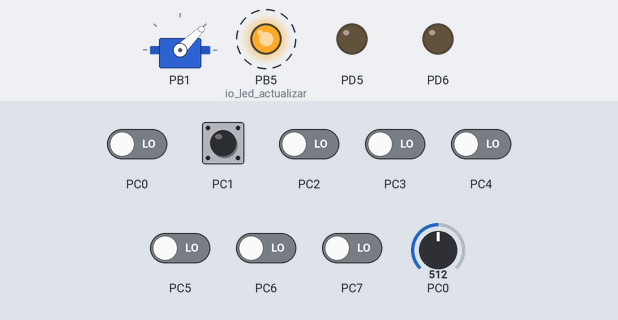
Bench run of a program on a simulated ATmega328P, built with avr-gcc and emulated at 16 MHz. On the bench: servo, output pins drawn as LEDs (lit = HIGH). Dashed ring = blinking. The test bench sets the inputs (shaded band); at power-on: PC1 HIGH, PC0, PC2–7 LOW, PC0 = 512. Sleep ends after the set time or at an interrupt; servo pulses on a pin are drawn as a servo (544–2400 µs = 0–180°); pins used as bus, display or sensor lines are not drawn; what the program prints to the serial monitor is not drawn.

Above: at 1.2 s.
1.3 s: PC0 set to 490
3.5 s: PC1 pulled LOW for 1 s
6.0 s: PC0 set to 510
8.5 s: PC1 pulled LOW for 1 s
Timing chart, 0 to 12.0 s (numbered marks = the images above; inputs shaded):
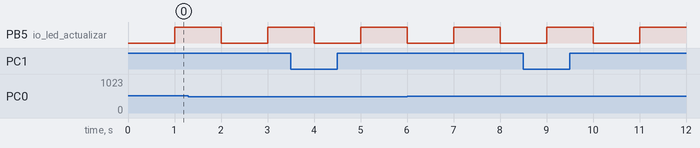

The program:

main.c
```c
#include <avr/io.h>
#include <avr/interrupt.h>

#include "temporizadores.h"
#include "energia.h"
#include "io_robot.h"
#include "adc.h"
#include "pwm.h"
#include "pinza.h"
#include "bluetooth.h"
#include "fsm.h"

int main(void) {
    // 1. Inicialización de periféricos y hardware
    temporizadores_init();
    energia_init();
    io_robot_init();
    adc_init();
    pwm_init();
    pinza_init();
    bluetooth_init();
    fsm_init();

    // 2. Habilitar interrupciones globales
    sei();

    trama_cmd_t trama_actual;
    uint16_t adc_raw = 0;
    uint8_t vbat_dv = 84; // ~8.4 V inicial

    uint32_t t_ultimo_servo = 0;
    uint32_t t_ultimo_adc   = 0;
    uint32_t t_ultima_telemetria = 0;

    while (1) {
        // Alimentar Watchdog Timer
        energia_wdt_reset();

        uint32_t ms_actual = millis();

        // 3. Recepción y decodificación de tramas Bluetooth
        bool nueva_trama = bluetooth_obtener_trama(&trama_actual, ms_actual);

        // 4. Lectura del sensor final de carrera
        bool objeto_sujeto = io_pinza_detectada();

        // 5. Tarea periódica ADC (cada 100 ms)
        if (ms_actual - t_ultimo_adc >= 100) {
            t_ultimo_adc = ms_actual;
            adc_iniciar_conversion();
        }
        if (adc_obtener_resultado(&adc_raw)) {
            vbat_dv = adc_convertir_bateria_dv(adc_raw);
        }

        // 6. Tarea periódica de la pinza (cada 20 ms)
        if (ms_actual - t_ultimo_servo >= 20) {
            t_ultimo_servo = ms_actual;
            pinza_tarea_20ms();
        }

        // 7. Actualización de la Máquina de Estados (FSM)
        fsm_update(&trama_actual, nueva_trama, vbat_dv, ms_actual);

        // 8. Actualización del LED indicador de estado
        estado_robot_t st = fsm_obtener_estado();
        io_led_actualizar((uint8_t)st, ms_actual);

        // 9. Telemetría a la App móvil (cada 500 ms)
        if (ms_actual - t_ultima_telemetria >= 500) {
            t_ultima_telemetria = ms_actual;
            uint8_t flags = objeto_sujeto ? 0x01 : 0x00;
            bluetooth_enviar_telemetria(vbat_dv, (uint8_t)st, flags);
        }

        // 10. Ahorro de energía en espera IDLE
        energia_dormir_idle();
    }

    return 0;
}
```

adc.c
```c
#include "adc.h"
#include <avr/io.h>
#include <avr/interrupt.h>
#include <util/atomic.h>

// Factor de escala en punto fijo para divisor de tensión R1=10k, R2=4.7k, Vref=5.0V
#define K_DIVISOR_DV 1527UL

static volatile uint16_t adc_valor_raw = 0;
static volatile bool adc_listo = false;

ISR(ADC_vect) {
    adc_valor_raw = ADC;
    adc_listo = true;
}

void adc_init(void) {
    // Configurar PC0 (ADC0) como entrada analógica sin pull-up
    DDRC &= ~(1 << DDC0);
    PORTC &= ~(1 << PORTC0);

    // REFS0 = 1 (Vref = AVcc), Canal ADC0 (MUX3..0 = 0000)
    ADMUX = (1 << REFS0);

    // ADEN = 1 (Habilitar ADC), ADIE = 1 (Habilitar interrupción), Prescaler = 128 (125 kHz a 16 MHz)
    ADCSRA = (1 << ADEN) | (1 << ADIE) | (1 << ADPS2) | (1 << ADPS1) | (1 << ADPS0);
    ADCSRB = 0;

    adc_valor_raw = 0;
    adc_listo = false;
}

void adc_iniciar_conversion(void) {
    if (!(ADCSRA & (1 << ADSC))) {
        ADCSRA |= (1 << ADSC);
    }
}

bool adc_obtener_resultado(uint16_t *resultado) {
    bool listo = false;
    ATOMIC_BLOCK(ATOMIC_RESTORESTATE) {
        if (adc_listo) {
            *resultado = adc_valor_raw;
            adc_listo = false;
            listo = true;
        }
    }
    return listo;
}

uint8_t adc_convertir_bateria_dv(uint16_t raw) {
    // Cálculo en 32 bits: (raw * 1527) / 10000 -> Decivoltios
    return (uint8_t)(((uint32_t)raw * K_DIVISOR_DV) / 10000);
}
```

adc.h
```c
#ifndef ADC_H_
#define ADC_H_

#include <stdint.h>
#include <stdbool.h>

// Inicializa ADC0 (PC0) con Vref = AVCC, prescaler 128 e interrupción por conversión completada
void adc_init(void);

// Inicia una conversión analógica en segundo plano (no bloqueante)
void adc_iniciar_conversion(void);

// Obtiene la lectura bruta del ADC (10 bits) de forma atómica. Devuelve true si hay un dato listo.
bool adc_obtener_resultado(uint16_t *resultado);

// Convierte la lectura de 10 bits a decivoltios de batería (ej. 84 = 8.4 V)
uint8_t adc_convertir_bateria_dv(uint16_t raw);

#endif /* ADC_H_ */
```

bluetooth.c
```c
#include "bluetooth.h"
#include <avr/io.h>
#include <avr/interrupt.h>
#include <util/atomic.h>

#define START_BYTE 0xAA
#define TELEMETRIA_BYTE 0xBB
#define RX_BUF_SIZE 32
#define TX_BUF_SIZE 32
#define TIMEOUT_BYTE_MS 100

static volatile uint8_t rx_buf[RX_BUF_SIZE];
static volatile uint8_t rx_head = 0, rx_tail = 0;

static volatile uint8_t tx_buf[TX_BUF_SIZE];
static volatile uint8_t tx_head = 0, tx_tail = 0;

ISR(USART_RX_vect) {
    uint8_t b = UDR0;
    uint8_t next = (rx_head + 1) % RX_BUF_SIZE;
    if (next != rx_tail) {
        rx_buf[rx_head] = b;
        rx_head = next;
    }
}

ISR(USART_UDRE_vect) {
    if (tx_tail == tx_head) {
        UCSR0B &= ~(1 << UDRIE0); // Deshabilitar interrupción cuando el buffer esté vacío
    } else {
        UDR0 = tx_buf[tx_tail];
        tx_tail = (tx_tail + 1) % TX_BUF_SIZE;
    }
}

void bluetooth_init(void) {
    // Baudrate 9600 bps para F_CPU = 16 MHz -> UBRR0 = 103
    UBRR0H = 0;
    UBRR0L = 103;

    UCSR0A = 0;
    UCSR0C = (1 << UCSZ01) | (1 << UCSZ00); // 8 bits de datos, 1 bit de parada
    UCSR0B = (1 << RXEN0) | (1 << TXEN0) | (1 << RXCIE0); // Habilitar RX, TX e interrupción RX
}

static bool rx_read_byte(uint8_t *b) {
    bool ok = false;
    ATOMIC_BLOCK(ATOMIC_RESTORESTATE) {
        if (rx_tail != rx_head) {
            *b = rx_buf[rx_tail];
            rx_tail = (rx_tail + 1) % RX_BUF_SIZE;
            ok = true;
        }
    }
    return ok;
}

bool bluetooth_obtener_trama(trama_cmd_t *trama_out, uint32_t ms_actual) {
    static uint8_t estado_parser = 0;
    static uint8_t cmd = 0, d1 = 0, d2 = 0;
    static uint32_t t_ultimo_byte = 0;
    uint8_t b;

    // Timeout de descarte por trama trunca (100 ms)
    if (estado_parser != 0 && (ms_actual - t_ultimo_byte > TIMEOUT_BYTE_MS)) {
        estado_parser = 0;
    }

    while (rx_read_byte(&b)) {
        t_ultimo_byte = ms_actual;

        switch (estado_parser) {
            case 0: // Esperar byte de inicio 0xAA
                if (b == START_BYTE) estado_parser = 1;
                break;
            case 1: // CMD
                cmd = b;
                estado_parser = 2;
                break;
            case 2: // D1
                d1 = b;
                estado_parser = 3;
                break;
            case 3: // D2
                d2 = b;
                estado_parser = 4;
                break;
            case 4: // Checksum XOR
                estado_parser = 0;
                if (b == (cmd ^ d1 ^ d2)) {
                    trama_out->cmd = cmd;
                    trama_out->d1  = d1;
                    trama_out->d2  = d2;
                    return true;
                }
                break;
        }
    }
    return false;
}

void bluetooth_enviar_telemetria(uint8_t vbat_dv, uint8_t estado, uint8_t flags) {
    uint8_t chk = TELEMETRIA_BYTE ^ vbat_dv ^ estado ^ flags;
    uint8_t paquete[5] = { TELEMETRIA_BYTE, vbat_dv, estado, flags, chk };

    ATOMIC_BLOCK(ATOMIC_RESTORESTATE) {
        for (uint8_t i = 0; i < 5; i++) {
            uint8_t next = (tx_head + 1) % TX_BUF_SIZE;
            if (next != tx_tail) {
                tx_buf[tx_head] = paquete[i];
                tx_head = next;
            }
        }
        UCSR0B |= (1 << UDRIE0); // Habilitar interrupción de transmisión
    }
}
```

bluetooth.h
```c
#ifndef BLUETOOTH_H_
#define BLUETOOTH_H_

#include <stdint.h>
#include <stdbool.h>

typedef struct {
    uint8_t cmd;
    uint8_t d1;
    uint8_t d2;
} trama_cmd_t;

// Inicializa el puerto serie USART0 a 9600 baudios con interrupciones RX/TX y Ring Buffers
void bluetooth_init(void);

// Procesa el Ring Buffer serie y decodifica la trama oficial UTEC [0xAA, CMD, D1, D2, CHK]
bool bluetooth_obtener_trama(trama_cmd_t *trama_out, uint32_t ms_actual);

// Transmite la trama de telemetría [0xBB, Vbat, Estado, Flags, CHK] sin bloquear
void bluetooth_enviar_telemetria(uint8_t vbat_dv, uint8_t estado, uint8_t flags);

#endif /* BLUETOOTH_H_ */
```

energia.c
```c
#include "energia.h"
#include <avr/io.h>
#include <avr/wdt.h>
#include <avr/sleep.h>
#include <avr/interrupt.h>

void energia_init(void) {
    // 1. Reducción de potencia: deshabilitar SPI y TWI (I2C) en PRR
    PRR |= (1 << PRSPI) | (1 << PRTWI);

    // 2. Configurar Watchdog Timer a 8 segundos
    MCUSR &= ~(1 << WDRF);
    WDTCSR |= (1 << WDCE) | (1 << WDE);
    WDTCSR = (1 << WDE) | (1 << WDP3) | (1 << WDP0); // ~8 segundos
}

void energia_wdt_reset(void) {
    wdt_reset();
}

void energia_dormir_idle(void) {
    set_sleep_mode(SLEEP_MODE_IDLE);
    sleep_enable();
    sleep_cpu();
    sleep_disable();
}
```

energia.h
```c
#ifndef ENERGIA_H_
#define ENERGIA_H_

#include <stdint.h>

// Inicializa la gestión de energía, apaga periféricos no usados (SPI, TWI) y configura WDT (8s)
void energia_init(void);

// Reinicia el Watchdog Timer para prevenir el reset del sistema
void energia_wdt_reset(void);

// Coloca el microcontrolador en modo Sleep IDLE hasta la próxima interrupción
void energia_dormir_idle(void);

#endif /* ENERGIA_H_ */
```

fsm.c
```c
#include "fsm.h"
#include "pwm.h"
#include "pinza.h"

#define TIMEOUT_FAILSAFE_MS 300UL
#define TIMEOUT_STANDBY_MS 10000UL
#define UMBRAL_BAT_BAJA_DV 66 // 6.6 V

static estado_robot_t estado_actual = ESTADO_INICIO;
static uint32_t t_ultima_trama = 0;
static int16_t v_cmd = 0, w_cmd = 0;

void fsm_init(void) {
    estado_actual = ESTADO_INICIO;
    t_ultima_trama = 0;
    v_cmd = 0;
    w_cmd = 0;
}

void fsm_update(const trama_cmd_t *trama, bool nueva_trama, uint8_t vbat_dv, uint32_t ms_actual) {
    if (nueva_trama) {
        t_ultima_trama = ms_actual;
        if (trama->cmd == 0x01) { // Comando MOVER
            v_cmd = (int16_t)trama->d1 - 100; // Eliminar offset +100
            w_cmd = (int16_t)trama->d2 - 100;
        } else if (trama->cmd == 0x02) { // Comando PINZA
            pinza_pedir_angulo(trama->d1);
        }
    }

    bool desconexion = (ms_actual - t_ultima_trama > TIMEOUT_FAILSAFE_MS);
    bool inactividad  = (ms_actual - t_ultima_trama > TIMEOUT_STANDBY_MS);

    switch (estado_actual) {
        case ESTADO_INICIO:
            motores_detener();
            estado_actual = ESTADO_ESPERA_ENLACE;
            break;

        case ESTADO_ESPERA_ENLACE:
            motores_detener();
            if (nueva_trama) estado_actual = ESTADO_MANUAL;
            break;

        case ESTADO_MANUAL:
            if (desconexion) {
                estado_actual = ESTADO_FAILSAFE;
            } else if (vbat_dv < UMBRAL_BAT_BAJA_DV) {
                estado_actual = ESTADO_BATERIA_BAJA;
            } else if (inactividad) {
                estado_actual = ESTADO_STANDBY;
            } else {
                motores_manejar(v_cmd, w_cmd);
            }
            break;

        case ESTADO_FAILSAFE:
            motores_detener(); // Apagar tracción; la pinza sostiene su posición
            if (!desconexion) estado_actual = ESTADO_MANUAL;
            break;

        case ESTADO_STANDBY:
            motores_detener();
            if (nueva_trama) estado_actual = ESTADO_MANUAL;
            break;

        case ESTADO_BATERIA_BAJA:
            if (desconexion) {
                estado_actual = ESTADO_FAILSAFE;
            } else {
                // Modo seguro: limitar velocidad al 50%
                motores_manejar(v_cmd / 2, w_cmd / 2);
            }
            break;
    }
}

estado_robot_t fsm_obtener_estado(void) {
    return estado_actual;
}
```

fsm.h
```c
#ifndef FSM_H_
#define FSM_H_

#include <stdint.h>
#include <stdbool.h>
#include "bluetooth.h"

typedef enum {
    ESTADO_INICIO = 0,
    ESTADO_ESPERA_ENLACE = 1,
    ESTADO_MANUAL = 2,
    ESTADO_FAILSAFE = 3,
    ESTADO_STANDBY = 4,
    ESTADO_BATERIA_BAJA = 5
} estado_robot_t;

// Inicializa la máquina de estados
void fsm_init(void);

// Actualiza el estado principal del robot y aplica comandos de movimiento y pinza
void fsm_update(const trama_cmd_t *trama, bool nueva_trama, uint8_t vbat_dv, uint32_t ms_actual);

// Obtiene el estado numérico actual
estado_robot_t fsm_obtener_estado(void);

#endif /* FSM_H_ */
```

io_robot.c
```c
#include "io_robot.h"
#include <avr/io.h>

static uint32_t t_ultimo_led = 0;

void io_robot_init(void) {
    // Configurar PC1 (A1) como entrada con resistencia pull-up interna (Final de Carrera)
    DDRC &= ~(1 << DDC1);
    PORTC |= (1 << PORTC1);

    // Configurar PB5 (D13 / LED de estado) como salida
    DDRB |= (1 << DDB5);
    PORTB &= ~(1 << PORTB5);
}

bool io_pinza_detectada(void) {
    // Microinterruptor normalmente abierto conectado a GND con pull-up interna
    // Presionado = Nivel LÓGICO BAJO (0)
    static uint8_t lecturas = 0xFF;
    lecturas = (lecturas << 1) | ((PINC & (1 << PINC1)) ? 1 : 0);

    // Filtrado por muestreo: si las últimas lecturas son 0, está presionado
    return (lecturas == 0x00);
}

void io_led_actualizar(uint8_t estado_robot, uint32_t ms_actual) {
    uint16_t intervalo_ms = 500; // Por defecto parpadeo normal (500 ms)

    switch (estado_robot) {
        case 1: // ESPERA_ENLACE / STANDBY: Parpadeo lento (1000 ms)
        case 4:
            intervalo_ms = 1000;
            break;
        case 2: // MANUAL: LED Encendido fijo
            PORTB |= (1 << PORTB5);
            return;
        case 3: // FAILSAFE: Parpadeo muy rápido (100 ms)
            intervalo_ms = 100;
            break;
        case 5: // BATERIA_BAJA: Parpadeo medio (200 ms)
            intervalo_ms = 200;
            break;
        default:
            intervalo_ms = 500;
            break;
    }

    if (ms_actual - t_ultimo_led >= intervalo_ms) {
        t_ultimo_led = ms_actual;
        PORTB ^= (1 << PORTB5); // Conmutar estado del LED
    }
}
```

io_robot.h
```c
#ifndef IO_ROBOT_H_
#define IO_ROBOT_H_

#include <stdint.h>
#include <stdbool.h>

// Inicializa pines de Entradas (PC1 / A1: Final de Carrera) y Salidas (PB5 / D13: LED)
void io_robot_init(void);

// Lee el estado filtrado (antirrebote por muestreo) del final de carrera de la pinza
// Retorna true si el objeto presiona la pinza (pin a GND)
bool io_pinza_detectada(void);

// Actualiza el parpadeo del LED indicador según el estado actual del robot
void io_led_actualizar(uint8_t estado_robot, uint32_t ms_actual);

#endif /* IO_ROBOT_H_ */
```

pinza.c
```c
#include "pinza.h"
#include <avr/io.h>

#define PINZA_ANGULO_ABIERTA 0
#define PINZA_ANGULO_CERRADA 180
#define PASO_ANGULO 2 // Avance progresivo de 2° cada 20 ms (PDF 19)

static uint8_t pos_actual = 0;
static uint8_t pos_objetivo = 0;

static inline void servo_set_us(uint16_t us) {
    if (us < 500) us = 500;
    if (us > 2500) us = 2500;
    // ICR1 = 39999 (50 Hz con N=8). 0.5 us por cuenta: OCR1A = 2 * us - 1
    OCR1A = 2 * us - 1;
}

void pinza_init(void) {
    // Pin PB1 (D9 / OC1A) como salida
    DDRB |= (1 << DDB1);

    // Timer1: Fast PWM modo 14 (TOP = ICR1), Prescaler 8 -> ICR1 = 39999 para 50 Hz
    TCCR1A = (1 << COM1A1) | (1 << WGM11);
    TCCR1B = (1 << WGM13) | (1 << WGM12) | (1 << CS11);
    ICR1 = 39999;

    pos_actual = PINZA_ANGULO_ABIERTA;
    pos_objetivo = PINZA_ANGULO_ABIERTA;
    servo_set_us(1000); // 1 ms inicial (0°)
}

void pinza_pedir_angulo(uint8_t angulo) {
    if (angulo > 180) angulo = 180;
    pos_objetivo = angulo;
}

void pinza_tarea_20ms(void) {
    if (pos_actual + PASO_ANGULO <= pos_objetivo) {
        pos_actual += PASO_ANGULO;
    } else if (pos_actual >= pos_objetivo + PASO_ANGULO) {
        pos_actual -= PASO_ANGULO;
    } else {
        pos_actual = pos_objetivo;
    }

    uint16_t us = 1000 + ((uint32_t)pos_actual * 1000) / 180;
    servo_set_us(us);
}

void pinza_abrir(void) {
    pinza_pedir_angulo(PINZA_ANGULO_ABIERTA);
}

void pinza_cerrar(void) {
    pinza_pedir_angulo(PINZA_ANGULO_CERRADA);
}
```

pinza.h
```c
#ifndef PINZA_H_
#define PINZA_H_

#include <stdint.h>

// Inicializa Timer1 en Fast PWM modo 14 (50 Hz, ICR1=39999) en PB1 (D9)
void pinza_init(void);

// Solicita un nuevo ángulo objetivo (0° a 180°)
void pinza_pedir_angulo(uint8_t angulo);

// Tarea periódica no bloqueante llamada cada 20 ms para mover el servo suavemente (2°/20ms)
void pinza_tarea_20ms(void);

// Abrir y cerrar pinza
void pinza_abrir(void);
void pinza_cerrar(void);

#endif /* PINZA_H_ */
```

pwm.c
```c
#include "pwm.h"
#include <avr/io.h>

#define UMBRAL_ZONA_MUERTA 5

void pwm_init(void) {
    // Configurar pines PD5 (OC0B / D5) y PD6 (OC0A / D6) como salidas
    DDRD |= (1 << DDD5) | (1 << DDD6);

    // Timer0: Fast PWM modo 3, salidas no invertidas en OC0A y OC0B, Prescaler 64 (~976 Hz)
    TCCR0A = (1 << COM0A1) | (1 << COM0B1) | (1 << WGM01) | (1 << WGM00);
    TCCR0B = (1 << CS01) | (1 << CS00);

    OCR0A = 0;
    OCR0B = 0;
}

void motores_manejar(int16_t v, int16_t w) {
    // 1. Filtrado de zona muerta en el centro del mando táctil
    if (v > -UMBRAL_ZONA_MUERTA && v < UMBRAL_ZONA_MUERTA) v = 0;
    if (w > -UMBRAL_ZONA_MUERTA && w < UMBRAL_ZONA_MUERTA) w = 0;

    // 2. Mezcla diferencial
    int16_t izq = v + w;
    int16_t der = v - w;

    // 3. Saturación al rango [-100, +100]
    if (izq > 100) izq = 100;   if (izq < -100) izq = -100;
    if (der > 100) der = 100;   if (der < -100) der = -100;

    // 4. Mapeo a duty cycle de 8 bits (0 a 255)
    uint16_t pwm_izq = (izq < 0) ? -izq : izq;
    uint16_t pwm_der = (der < 0) ? -der : der;

    OCR0A = (uint8_t)((pwm_izq * 255UL) / 100);
    OCR0B = (uint8_t)((pwm_der * 255UL) / 100);
}

void motores_detener(void) {
    OCR0A = 0;
    OCR0B = 0;
}
```

pwm.h
```c
#ifndef PWM_H_
#define PWM_H_

#include <stdint.h>

// Inicializa Timer0 (8 bits) en Fast PWM para motores de tracción (PD6 / OC0A, PD5 / OC0B)
void pwm_init(void);

// Procesa velocidad (v) y giro (w) en rango [-100, +100] con zona muerta y mezcla diferencial
void motores_manejar(int16_t v, int16_t w);

// Detiene por completo los motores de tracción
void motores_detener(void);

#endif /* PWM_H_ */
```

temporizadores.h
```c
#ifndef TEMPORIZADORES_H_
#define TEMPORIZADORES_H_

#include <stdint.h>

// Inicializa Timer2 en modo CTC para una base de tiempo de 1 ms
void temporizadores_init(void);

// Devuelve los milisegundos transcurridos desde el inicio (lectura atómica)
uint32_t millis(void);

// Retardo no bloqueante voluntario
void delay_ms_tick(uint16_t ms);

#endif /* TEMPORIZADORES_H_ */
```

Source omitted: temporizadores.c (831 bytes)
